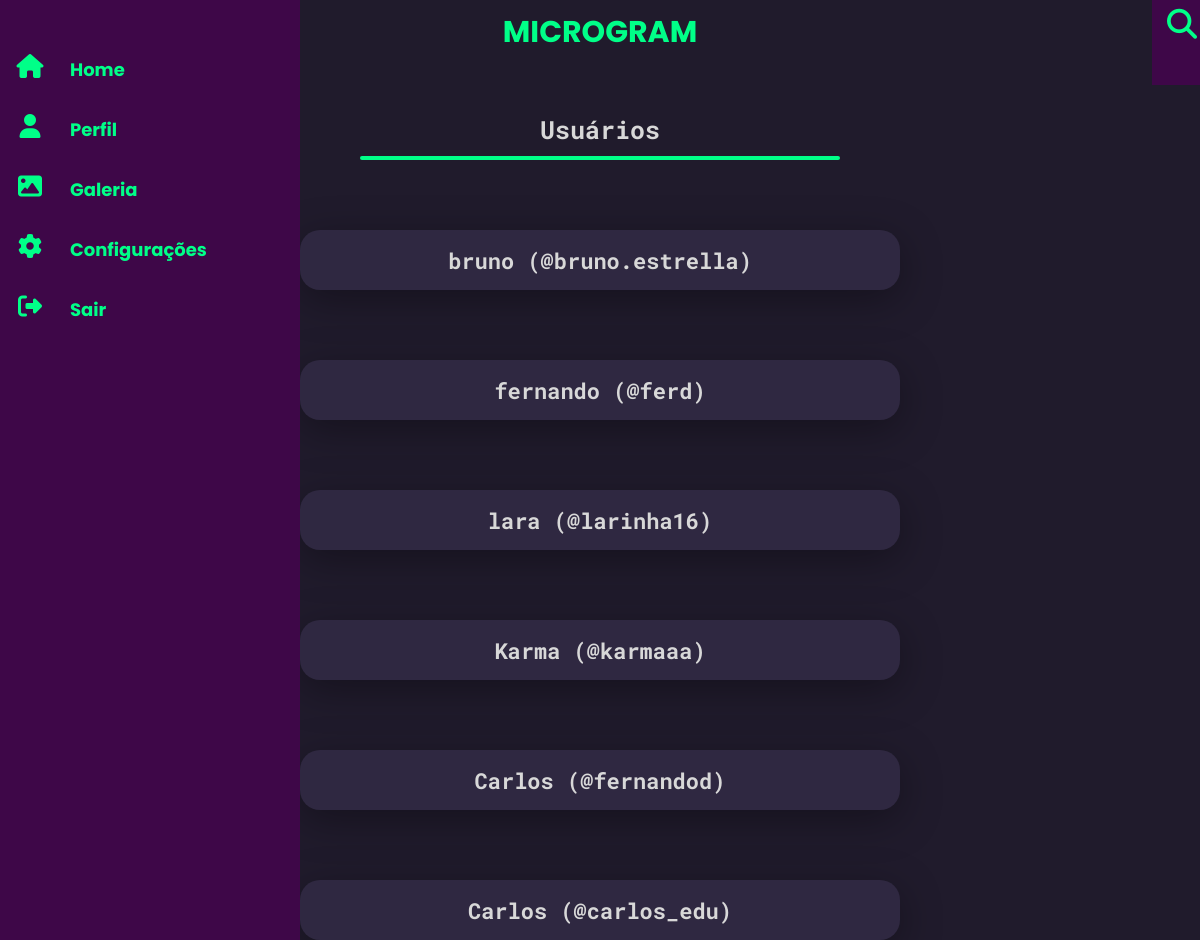
Screenshot of /users (signed in) with the database file from the repository.
### projeto/models.py (models this page shows, shortened)
class User(db.Model, UserMixin):
    id = db.Column(db.Integer, primary_key=True)
    nome = db.Column(db.String(length=30), nullable=False, unique=True)
    usuario = db.Column(db.String(length=50), nullable=False, unique=True)
    email = db.Column(db.String(length=100), nullable=False, unique=True)
    senha = db.Column(db.String(length=15), nullable=False, unique=True)
    uploads = db.relationship('Uploads', backref='dono_user', lazy=True)
    @property
    def senhacrip(self):
        return self.senhacrip

### projeto/routes.py (the view)
@app.route('/users')
def users():
    users = User.query.all()
    return render_template("users.html", users=users)

### projeto/models.py (called while the page is built)
@login_manager.user_loader
def load_user(user_id):
    return User.query.get(int(user_id))

### projeto/templates/users.html
{% extends 'dashboard.html' %}
{% block conteudo %}
<link rel="stylesheet" href="{{url_for('static', filename='css/style_users.css')}}">
<div class="card-title">
    <div class="title">
        <h2>Usuários</h2>
    </div>
    <hr class="line">
</div>
<div class="container">
    {% for user in users %}
        {% if user.id != current_user.id %}
            <div class="card-user">
                <a href="{{url_for('perfil', user=user.id)}}">{{user.nome}} (@{{user.usuario}})</a>
            </div>
        {% endif %}
    {% endfor %}
</div>
{% endblock conteudo %}

### projeto/static/css/style_dashboard.css (style rules this page uses)
* { font-family: 'Poppins', sans-serif; margin: 0; padding: 0; box-sizing: border-box; }
body { min-height: 100vh; background: #201b2c; }

### projeto/static/css/style_users.css (style rules this page uses)
* { font-family: 'Poppins', sans-serif; margin: 0; padding: 0; box-sizing: border-box; }
.card-title { height: 20vh; width: 100vw; display: flex; flex-direction: column; align-items: center; justify-content: end; }
.title >h2 { font-family:'Roboto Mono', monospace; color: rgb(216, 216, 216); font-size: 25px; font-weight: 900; }
.card-title >hr { width: 40%; background-color: #00ff88; margin-top: 10px; padding: 2px; border-radius: 8px; border: none; }
.container { display: flex; justify-content: center; flex-direction: column; align-items: center; }
.card-user { height: 5vh; width: 50vw; margin-top: 70px; display: flex; justify-content: center; align-items: center; flex-direction: column; padding: 30px 35px ; background: #2f2841; border-radius: 20px; box-shadow: 0px 10px 40px #00000056; }
.card-user >a { font-family:'Roboto Mono', monospace; color: rgb(216, 216, 216); font-size: 22px; font-weight: bold; text-decoration: none; }

### rows the page displays
User: nome "bruno", usuario "bruno.estrella"
User: nome "fernando", usuario "ferd"
User: nome "lara", usuario "larinha16"
User: nome "Karma", usuario "karmaaa"
User: nome "Carlos", usuario "fernandod"
User: nome "Carlos", usuario "carlos_edu"
